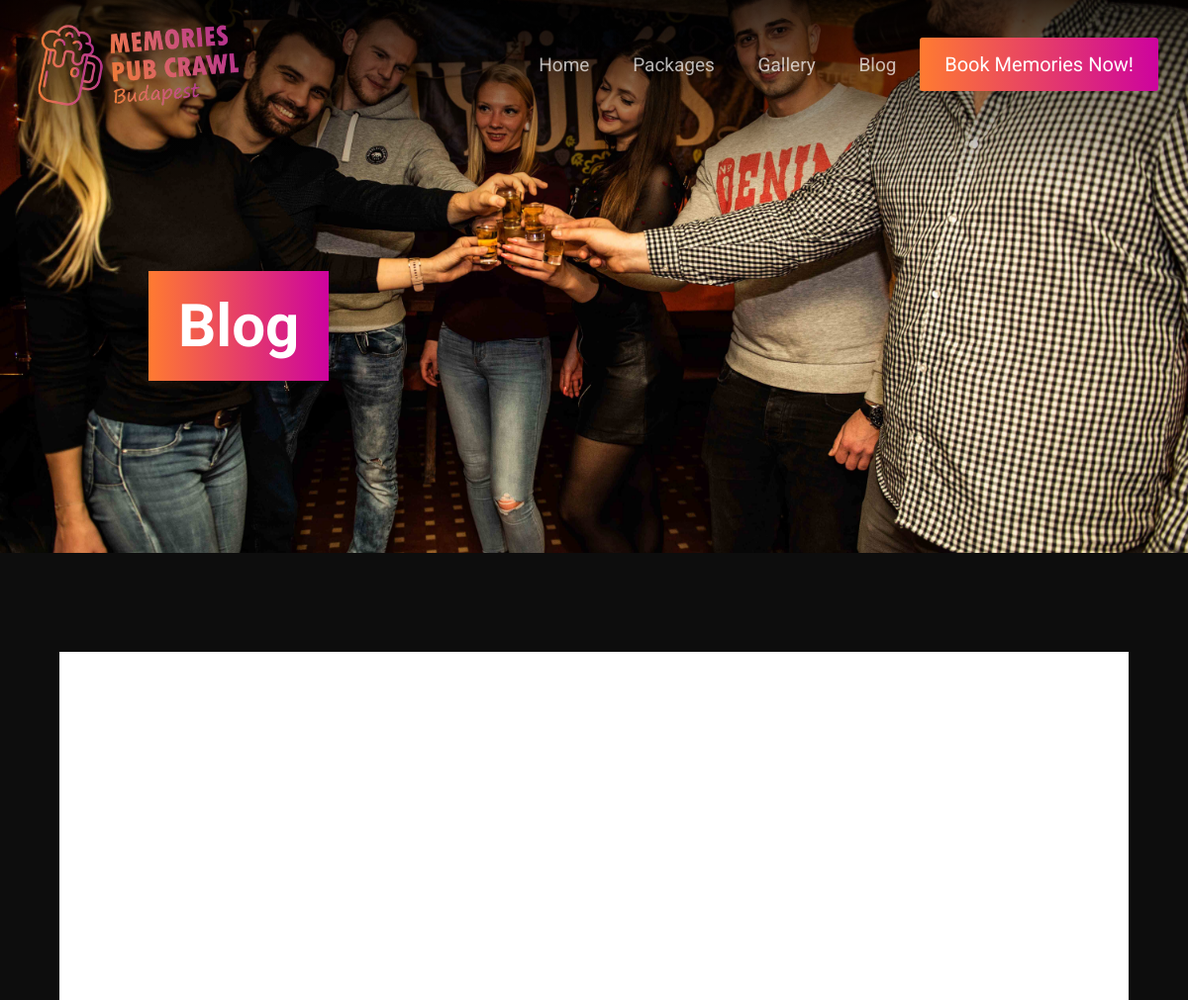
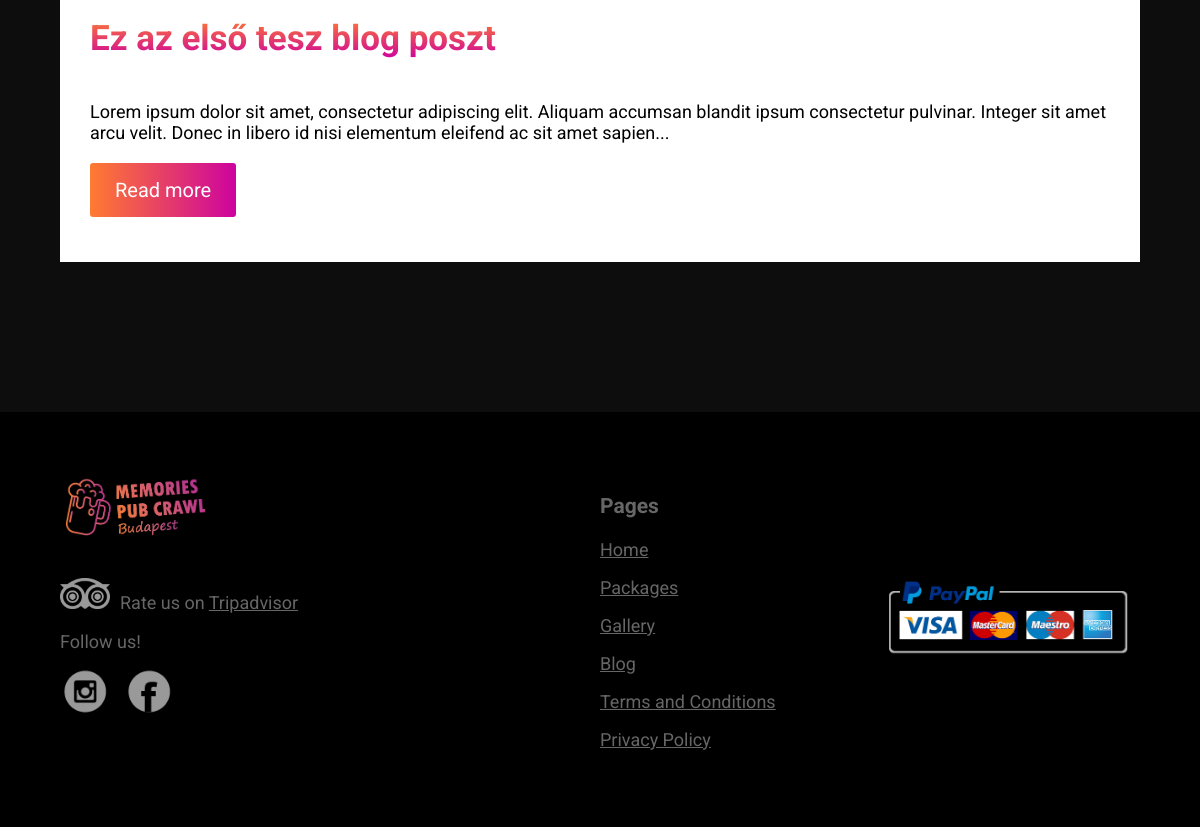
The page /blog/ on the database as committed earlier (2 pictures, top to bottom).
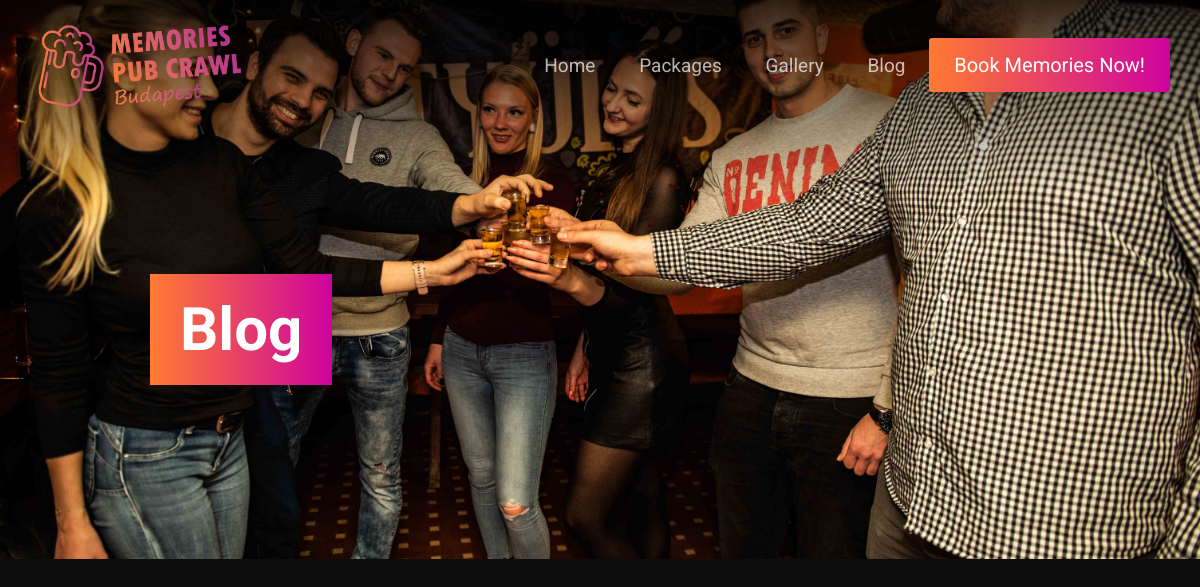
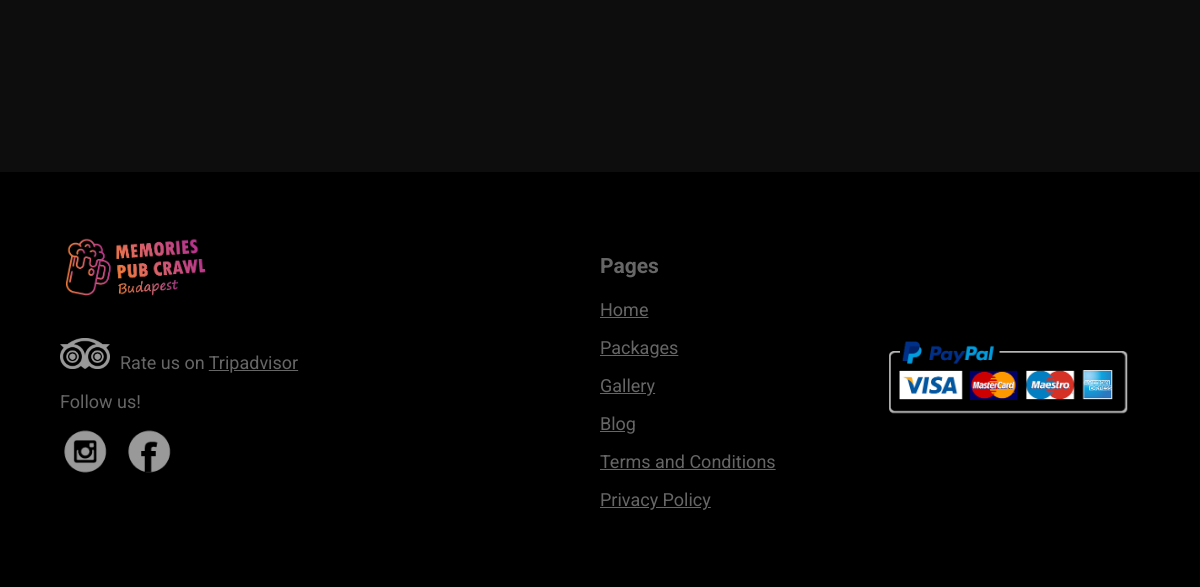
The same page on the database as committed later (2 pictures, top to bottom).
### blog/models.py (models this page shows, shortened)
class Post(models.Model):
    title = models.CharField(max_length=200, unique=True)
    slug = models.SlugField(max_length=200, unique=True)
    image = models.ImageField(default='index.jpg')
    updated_on = models.DateTimeField(auto_now= True)
    content = models.TextField()
    intro = models.CharField(max_length=200, blank=True, null=True)
    created_on = models.DateTimeField(auto_now_add=True)
    status = models.IntegerField(choices=STATUS, default=0)
    class Meta:
        ordering = ['-created_on']

### blog/views.py (the view)
# urls.py: path('', PostList.as_view() , name='blog'),
class PostList(generic.ListView):
    model = Post
    template_name = 'blog/blog_index.html'
    paginate_by = 6

### blog/templates/blog/blog_index.html (shortened to what this page needs)
{% extends 'base.html' %}
{% load static %}
{% block content %}
<div class="header-small cover">
	<div class="overlay-top overlay"></div>
	<h1><span class="highlight-text grad-bg">Blog</span></h1>
</div>
<div class="section">
	<div class="wrapper">
    {% for post in post_list %}
		<div class="blog-box">
			<div class="blog-prev-img cover" style="background-image:url({{ post.image.url }})"></div>
			<div class="padding">
				<h1 class="grad-title">{{ post.title }}</h1>
				<p>{{ post.intro }}...</p>
				<a href="{% url 'post-detail' slug=post.slug %}"><span class="button grad-bg">Read more</span></a>
			</div>
		</div>
    {% endfor %}
	</div>
</div>
{% endblock %}

### pages/templates/base.html (shortened to what this page needs)
{% load static %}
<!DOCTYPE html>
<html lang="en" dir="ltr">
  <head>
    <link href="{% static 'css/main.css' %}" rel="stylesheet">
  </head>
  <body>
    <div class="menu-slide">
    		<div class="menu-padding flex center spaceB">
    			<img class="logo" src="{% static 'img/memories_logo.png' %}">
    			<div>
    				<a href="{% url 'home' %}" class="menu-slide-a">Home</a>
    				<a href="{% url 'packages' %}" class="menu-slide-a">Packages</a>
    				<a href="{% url 'gallery' %}" class="menu-slide-a">Gallery</a>
    				<a href="{% url 'blog' %}" class="menu-slide-a">Blog</a>
    				<a href="{% url 'packages' %}"><span class="button grad-bg">Book Memories Now!</span></a>
    			</div>
    		</div>
    	</div>
    {% block content %} {% endblock %}
    <div class="footer">
	<div class="wrapper flex">
		<div class="half" style="text-align: left;">
			<img src="{% static 'img/memories_logo.png' %}" width="150px">
			<p><img src="{% static 'img/trip.png' %}" class="social-icon">Rate us on <a href="" target="_blank">Tripadvisor</a></p>
			<p>Follow us!<br>
				<a href="" target="_blank"><img src="{% static 'img/insta.png' %}" class="social-icon"></a>
				<a href="" target="_blank"><img src="{% static  'img/fb.png' %}" class="social-icon"></a>
			</p>
		</div>
		<div class="half flex">
			<div class="half">
				<h3>Pages</h3>
				<ul>
					<a href="{% url 'home' %}"><li>Home</li></a>
					<a href="{% url 'packages' %}"><li>Packages</li></a>
					<a href="{% url 'gallery' %}"><li>Gallery</li></a>
					<a href="{% url 'blog' %}"><li>Blog</li></a>
          <a href="{% url 'terms-and-conditions' %}"><li>Terms and Conditions</li></a>
          <a href="{% url 'privacy-policy' %}"><li>Privacy Policy</li></a>
				</ul>
			</div>
			<div class="half flex center">
				<img src="{% static 'img/paypal.png' %}" class="paypal">
			</div>
		</div>
	</div>
</div>
  </body>
</html>

### static/css/main.css (style rules this page uses)
body { margin:0; padding:0; font-size:18px; color: rgb(255,255,255); font-family: 'Roboto', sans-serif; background-color:rgba(0,0,0,0.95); }
a { color: inherit; }
.wrapper { width:1250px; position:relative; z-index:10; margin: auto; }
@media only screen and (max-width:1280px) { .wrapper { width: 90%; } }
* { transition: 0.3s; }
.header-small { background-image: url(../img/header.jpg); padding-top:250px; padding-bottom:150px; padding-left:150px; }
.highlight-text { font-size:60px; padding:20px 30px; position: relative; z-index: 1; display: inline-block; max-width: 500px; }
.flex { display:flex; flex-wrap:wrap; }
.half { width:50%; }
.center { align-items:center; }
.spaceB { justify-content:space-between; }
.grad-bg { background:linear-gradient(to right, #FF7B31, #CD039E); }
.overlay { position:absolute; z-index:1; width:100%; height:200px; right:0; opacity:0.8; }
.overlay-top { background:linear-gradient(rgb(0,0,0), rgba(0,0,0,0)); top: 0; }
.cover { background-size:cover; background-position:center; }
.menu-slide { position: absolute; top: 0; width: 100%; z-index: 10; font-size: 15px; }
.menu-padding { padding:15px 30px; }
.menu-slide-a { text-decoration: none; color: inherit; padding: 0px 20px; opacity: 0.7; font-size:19px; }
.logo { height: 100px; }
.header-content h1,p { margin-bottom:0; }
.button { padding:15px 25px; display: inline-block; margin:20px 0px; cursor: pointer; border-radius:3px; border:none; color:white; font-size:20px; }
.section { position: relative; padding: 100px 0px; }
.footer ul { margin:0; padding:0; list-style-type: none; }
.footer ul li { padding-bottom:17px; }
.footer { background:black; padding:60px 0px; color:rgba(255,255,255,0.4); }
.social-icon { width:50px; margin-right:10px; opacity: 0.6; margin-top:15px; }
.paypal { width: 100%; }

Rows that differ between the two databases and show on the page:
removed Post: title "Ez az első tesz blog poszt", intro "Lorem ipsum dolor sit amet, consectetur adipiscing elit. Aliquam accumsan blandit ipsum consectetur pulvinar. Integer sit amet arcu velit. Donec in libero id nisi elementum eleifend ac sit amet sapien"
